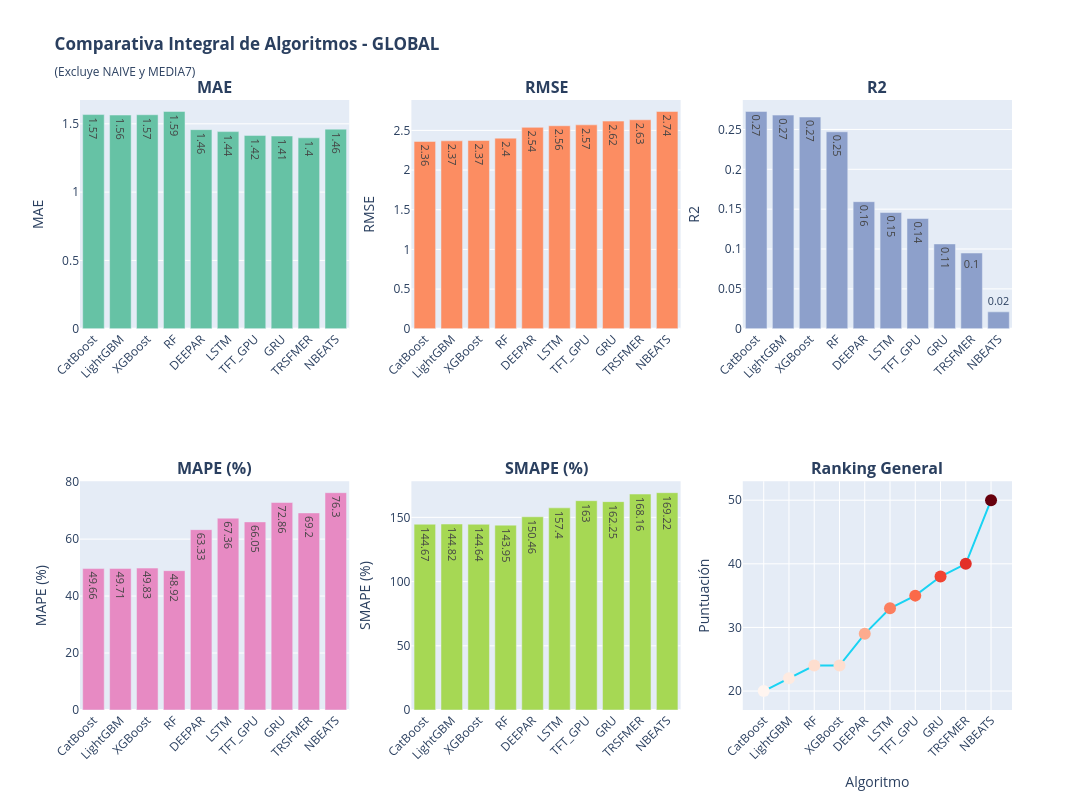

The code cell stored with this chart in its notebook:
### Markdown cell above
# COMPARATIVOS POR MÉTRICA MODELOs GLOBALES

### Code cell
# ============================================================================
# GRÁFICOS COMPARATIVOS DE ALGORITMOS POR MÉTRICA
# ============================================================================

print("\n" + "="*100)
print("📈 GRÁFICOS COMPARATIVOS DE ALGORITMOS (excluye NAIVE y MEDIA7)")
print("="*100)

import plotly.express as px
import plotly.graph_objects as go
from plotly.subplots import make_subplots

ALGORITMOS_EXCLUIR_COMPARATIVA = ['NAIVE', 'MEDIA7']

# Filtrar algoritmos excluidos
df_global_filtrado = df_global[~df_global['Algoritmo'].isin(ALGORITMOS_EXCLUIR_COMPARATIVA)].copy()
df_rankings_filtrado = df_rankings.loc[~df_rankings.index.isin(ALGORITMOS_EXCLUIR_COMPARATIVA)].copy()

if df_global_filtrado.empty or df_rankings_filtrado.empty:
    print("⚠️ Sin datos para graficar después de excluir NAIVE y MEDIA7")
else:
    # Crear figura con subplots para cada métrica
    fig_comparativa = make_subplots(
        rows=2, cols=3,
        subplot_titles=[f"<b>{m}</b>" for m in METRICAS_COMPARACION + ['Ranking General']],
        specs=[[{"type": "bar"}, {"type": "bar"}, {"type": "bar"}],
               [{"type": "bar"}, {"type": "bar"}, {"type": "scatter"}]]
    )
    
    # Datos ordenados por RMSE para consistencia
    df_global_sorted = df_global_filtrado.sort_values('RMSE')
    colores = px.colors.qualitative.Set2
    
    row_col_positions = [(1, 1), (1, 2), (1, 3), (2, 1), (2, 2), (2, 3)]
    
    for idx, metrica in enumerate(METRICAS_COMPARACION):
        row, col = row_col_positions[idx]
        
        # Crear barplot
        fig_comparativa.add_trace(
            go.Bar(
                x=df_global_sorted['Algoritmo'],
                y=df_global_sorted[metrica],
                name=metrica,
                marker_color=colores[idx % len(colores)],
                text=df_global_sorted[metrica].round(2),
                textposition='auto',
                showlegend=False
            ),
            row=row, col=col
        )
        
        fig_comparativa.update_yaxes(title_text=metrica, row=row, col=col)
        fig_comparativa.update_xaxes(tickangle=-45, row=row, col=col)
    
    # Agregar gráfico de ranking general
    df_ranking_general = df_rankings_filtrado.sort_values('PUNTUACIÓN_TOTAL')
    fig_comparativa.add_trace(
        go.Scatter(
            x=df_ranking_general.index,
            y=df_ranking_general['PUNTUACIÓN_TOTAL'],
            mode='markers+lines',
            marker=dict(
                size=12,
                color=df_ranking_general['PUNTUACIÓN_TOTAL'],
                colorscale='Reds',
                showscale=False  # ocultar barra de color
            ),
            name='Puntuación Total',
            text=[f"Rank: {int(v)}" for v in df_ranking_general['PUNTUACIÓN_TOTAL']],
            textposition="top center",
            showlegend=False
        ),
        row=2, col=3
    )
    
    fig_comparativa.update_yaxes(title_text="Puntuación", row=2, col=3)
    fig_comparativa.update_xaxes(title_text="Algoritmo", tickangle=-45, row=2, col=3)
    
    fig_comparativa.update_layout(
        title_text="<b>Comparativa Integral de Algoritmos - GLOBAL</b><br><sub>(Excluye NAIVE y MEDIA7)</sub>",
        height=800,
        width=1400,
        showlegend=False
    )
    
    fig_comparativa.show()

### Figure 1 — Plotly figure (JSON) as saved in the notebook; plotly's stock layout.template omitted (floating-point values rounded to 4 significant figures)
{"data": [{"marker": {"color": "rgb(102,194,165)"}, "name": "MAE", "showlegend": false, "text": [1.57, 1.56, 1.57, 1.59, 1.46, 1.44, 1.42, 1.41, 1.4, 1.46], "textposition": "auto", "type": "bar", "x": ["CatBoost", "LightGBM", "XGBoost", "RF", "DEEPAR", "LSTM", "TFT_GPU", "GRU", "TRSFMER", "NBEATS"], "xaxis": "x", "y": [1.568, 1.564, 1.566, 1.591, 1.457, 1.443, 1.415, 1.41, 1.397, 1.461], "yaxis": "y"}, {"marker": {"color": "rgb(252,141,98)"}, "name": "RMSE", "showlegend": false, "text": [2.36, 2.37, 2.37, 2.4, 2.54, 2.56, 2.57, 2.62, 2.63, 2.74], "textposition": "auto", "type": "bar", "x": ["CatBoost", "LightGBM", "XGBoost", "RF", "DEEPAR", "LSTM", "TFT_GPU", "GRU", "TRSFMER", "NBEATS"], "xaxis": "x2", "y": [2.361, 2.368, 2.372, 2.402, 2.538, 2.558, 2.57, 2.617, 2.634, 2.739], "yaxis": "y2"}, {"marker": {"color": "rgb(141,160,203)"}, "name": "R2", "showlegend": false, "text": [0.27, 0.27, 0.27, 0.25, 0.16, 0.15, 0.14, 0.11, 0.1, 0.02], "textposition": "auto", "type": "bar", "x": ["CatBoost", "LightGBM", "XGBoost", "RF", "DEEPAR", "LSTM", "TFT_GPU", "GRU", "TRSFMER", "NBEATS"], "xaxis": "x3", "y": [0.2726, 0.268, 0.2656, 0.2471, 0.1594, 0.1458, 0.1383, 0.1064, 0.095, 0.0212], "yaxis": "y3"}, {"marker": {"color": "rgb(231,138,195)"}, "name": "MAPE (%)", "showlegend": false, "text": [49.66, 49.71, 49.83, 48.92, 63.33, 67.36, 66.05, 72.86, 69.2, 76.3], "textposition": "auto", "type": "bar", "x": ["CatBoost", "LightGBM", "XGBoost", "RF", "DEEPAR", "LSTM", "TFT_GPU", "GRU", "TRSFMER", "NBEATS"], "xaxis": "x4", "y": [49.66, 49.71, 49.83, 48.92, 63.33, 67.36, 66.05, 72.86, 69.2, 76.3], "yaxis": "y4"}, {"marker": {"color": "rgb(166,216,84)"}, "name": "SMAPE (%)", "showlegend": false, "text": [144.7, 144.8, 144.6, 143.9, 150.5, 157.4, 163.0, 162.2, 168.2, 169.2], "textposition": "auto", "type": "bar", "x": ["CatBoost", "LightGBM", "XGBoost", "RF", "DEEPAR", "LSTM", "TFT_GPU", "GRU", "TRSFMER", "NBEATS"], "xaxis": "x5", "y": [144.7, 144.8, 144.6, 143.9, 150.5, 157.4, 163.0, 162.2, 168.2, 169.2], "yaxis": "y5"}, {"marker": {"color": [20, 22, 24, 24, 29, 33, 35, 38, 40, 50], "colorscale": [[0, "rgb(255,245,240)"], [0.125, "rgb(254,224,210)"], [0.25, "rgb(252,187,161)"], [0.375, "rgb(252,146,114)"], [0.5, "rgb(251,106,74)"], [0.625, "rgb(239,59,44)"], [0.75, "rgb(203,24,29)"], [0.875, "rgb(165,15,21)"], [1, "rgb(103,0,13)"]], "showscale": false, "size": 12}, "mode": "markers+lines", "name": "Puntuación Total", "showlegend": false, "text": ["Rank: 20", "Rank: 22", "Rank: 24", "Rank: 24", "Rank: 29", "Rank: 33", "Rank: 35", "Rank: 38", "Rank: 40", "Rank: 50"], "textposition": "top center", "type": "scatter", "x": ["CatBoost", "LightGBM", "RF", "XGBoost", "DEEPAR", "LSTM", "TFT_GPU", "GRU", "TRSFMER", "NBEATS"], "xaxis": "x6", "y": [20, 22, 24, 24, 29, 33, 35, 38, 40, 50], "yaxis": "y6"}], "layout": {"annotations": [{"font": {"size": 16}, "showarrow": false, "text": "<b>MAE</b>", "x": 0.1444, "xanchor": "center", "xref": "paper", "y": 1, "yanchor": "bottom", "yref": "paper"}, {"font": {"size": 16}, "showarrow": false, "text": "<b>RMSE</b>", "x": 0.5, "xanchor": "center", "xref": "paper", "y": 1, "yanchor": "bottom", "yref": "paper"}, {"font": {"size": 16}, "showarrow": false, "text": "<b>R2</b>", "x": 0.8556, "xanchor": "center", "xref": "paper", "y": 1, "yanchor": "bottom", "yref": "paper"}, {"font": {"size": 16}, "showarrow": false, "text": "<b>MAPE (%)</b>", "x": 0.1444, "xanchor": "center", "xref": "paper", "y": 0.375, "yanchor": "bottom", "yref": "paper"}, {"font": {"size": 16}, "showarrow": false, "text": "<b>SMAPE (%)</b>", "x": 0.5, "xanchor": "center", "xref": "paper", "y": 0.375, "yanchor": "bottom", "yref": "paper"}, {"font": {"size": 16}, "showarrow": false, "text": "<b>Ranking General</b>", "x": 0.8556, "xanchor": "center", "xref": "paper", "y": 0.375, "yanchor": "bottom", "yref": "paper"}], "height": 800, "showlegend": false, "title": {"text": "<b>Comparativa Integral de Algoritmos - GLOBAL</b><br><sub>(Excluye NAIVE y MEDIA7)</sub>"}, "width": 1400, "xaxis": {"anchor": "y", "domain": [0, 0.2889], "tickangle": -45}, "xaxis2": {"anchor": "y2", "domain": [0.3556, 0.6444], "tickangle": -45}, "xaxis3": {"anchor": "y3", "domain": [0.7111, 1], "tickangle": -45}, "xaxis4": {"anchor": "y4", "domain": [0, 0.2889], "tickangle": -45}, "xaxis5": {"anchor": "y5", "domain": [0.3556, 0.6444], "tickangle": -45}, "xaxis6": {"anchor": "y6", "domain": [0.7111, 1], "tickangle": -45, "title": {"text": "Algoritmo"}}, "yaxis": {"anchor": "x", "domain": [0.625, 1], "title": {"text": "MAE"}}, "yaxis2": {"anchor": "x2", "domain": [0.625, 1], "title": {"text": "RMSE"}}, "yaxis3": {"anchor": "x3", "domain": [0.625, 1], "title": {"text": "R2"}}, "yaxis4": {"anchor": "x4", "domain": [0, 0.375], "title": {"text": "MAPE (%)"}}, "yaxis5": {"anchor": "x5", "domain": [0, 0.375], "title": {"text": "SMAPE (%)"}}, "yaxis6": {"anchor": "x6", "domain": [0, 0.375], "title": {"text": "Puntuación"}}}}
